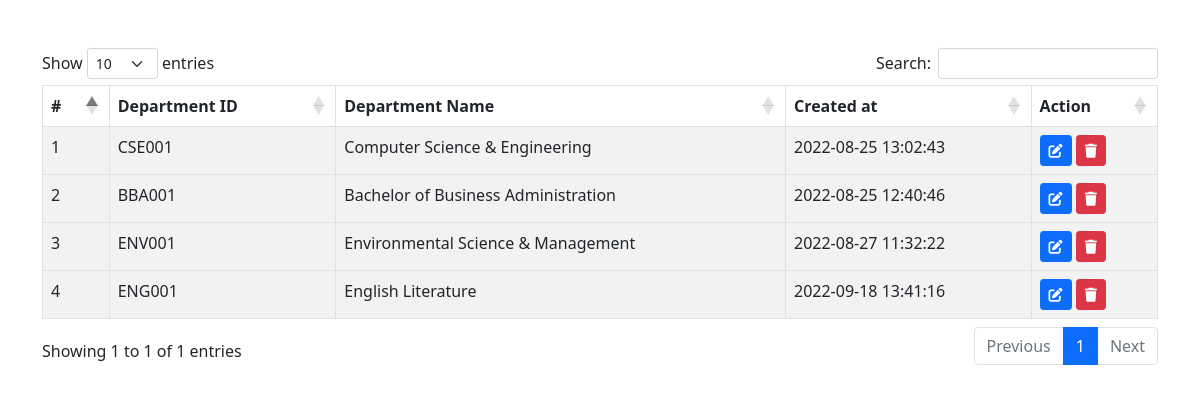
Screenshot of /pages/manage_department.php with the database file from the repository.
### tables this page shows
CREATE TABLE `department` (
  `id` bigint(20) NOT NULL AUTO_INCREMENT,
  `dept_id` varchar(100) NOT NULL,
  `dept_name` varchar(255) NOT NULL,
  `created_at` datetime DEFAULT NULL,
  PRIMARY KEY (`id`)
);

### pages/manage_department.php (the view, shortened to what this page needs)
<?php
include 'includes/header.php';
include 'database.php';
$query = "SELECT * FROM department";
$result = mysqli_query($connect, $query);
?>
    <section class="py-5">
        <div class="container">
            <div class="row">
                <div class="col-md-12">
                    <table class="table table-bordered table-responsive table-striped" id="dashboard">
                        <thead>
                        <tr>
                            <th>#</th>
                            <th>Department ID</th>
                            <th>Department Name</th>
                            <th>Created at</th>
                            <th>Action</th>
                        </tr>
                        </thead>
                        <?php
                        while($rows = mysqli_fetch_assoc($result)) {
                            ?>
                            <tbody>
                            <tr>
                                <td><?php echo $rows['id']?></td>
                                <td><?php echo $rows['dept_id']?></td>
                                <td><?php echo $rows['dept_name']?></td>
                                <td><?php echo $rows['created_at']?></td>
                                <td>
                                    <a href="action.php?page=edit_department&edit_department=<?php echo $rows['id']?>" class="btn btn-primary btn-sm">
                                        <i class="fa fa-edit"></i>
                                    </a>
                                    <a href="action.php?dept_delete=<?php echo $rows['id']?>" class="btn btn-danger btn-sm" onclick="return confirm('Are you sure, You want to delete this information?')">
                                        <i class="fa fa-trash"></i>
                                    </a>
                                </td>
                            </tr>
                            </tbody>
                        <?php } ?>
                    </table>
                </div>
            </div>
        </div>
    </section>
<?php
include 'includes/footer.php';
?>

### rows the page displays
department: id "1", dept "CSE001", dept_name "Computer Science & Engineering", created_at "2022-08-25 13:02:43"
department: id "2", dept "BBA001", dept_name "Bachelor of Business Administration", created_at "2022-08-25 12:40:46"
department: id "3", dept "ENV001", dept_name "Environmental Science & Management", created_at "2022-08-27 11:32:22"
department: id "4", dept "ENG001", dept_name "English Literature", created_at "2022-09-18 13:41:16"
